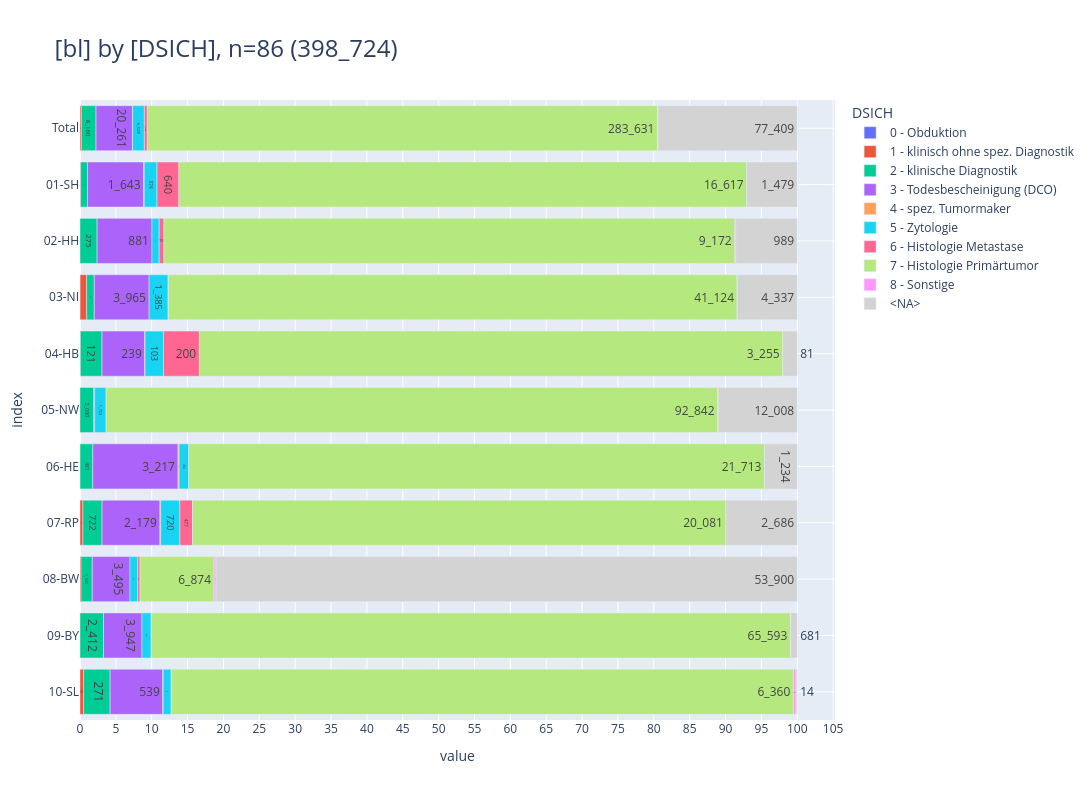

This figure's notebook cell:
### Markdown cell above
<br>

### <a id='toc1_5_3_'></a>[Diagnosesicherung](#toc0_)
- **Filter: DJ = 2023, C44 und D-Diagnosen sind ausgeschlossen**

> 💡 `ZfKD`: _"auffällig ist der hohe Anteil an fehlenden Diagnosesicherungen in `08-BW`"_  
> 💡 `ZfKD`: _"keine DCO Markierungen für Fälle aus `05-NW`"_

### Code cell
_alias = "DSICH"
_df = (
    show_freqs(alias=_alias)
    .merge(dim_dsich_epi, left_on=_alias, right_index=True, how="left")[
        ["kkr", "label", "cnt"]
    ]
    .rename(columns={"kkr": "bl", "label": _alias})
)
_=pls.plot_stacked_bars(
    _df,
    orientation="h",
    normalize=False,
    relative=True,
    dropna=False,
    sort_values_index=False,
    show_total=True,
    height=800,
)

### Figure 1 — Plotly figure (JSON) as saved in the notebook; plotly's stock layout.template omitted (floating-point values rounded to 4 significant figures)
{"data": [{"hovertemplate": "col=0 - Obduktion<br>value=%{x}<br>index=%{y}<br>cnt_str=%{text}<extra></extra>", "legendgroup": "0 - Obduktion", "marker": {"color": "#636EFA", "pattern": {"shape": ""}}, "name": "0 - Obduktion", "orientation": "h", "showlegend": true, "text": ["8", "6", "1", "1"], "textposition": "auto", "type": "bar", "x": [8, 6, 1, 1], "xaxis": "x", "y": [" Total", "03-NI", "06-HE", "09-BY"], "yaxis": "y"}, {"hovertemplate": "col=1 - klinisch ohne spez. Diagnostik<br>value=%{x}<br>index=%{y}<br>cnt_str=%{text}<extra></extra>", "legendgroup": "1 - klinisch ohne spez. Diagnostik", "marker": {"color": "#EF553B", "pattern": {"shape": ""}}, "name": "1 - klinisch ohne spez. Diagnostik", "orientation": "h", "showlegend": true, "text": ["736", "18", "475", "2", "109", "95", "37"], "textposition": "auto", "type": "bar", "x": [736, 18, 475, 2, 109, 95, 37], "xaxis": "x", "y": [" Total", "01-SH", "03-NI", "04-HB", "07-RP", "08-BW", "10-SL"], "yaxis": "y"}, {"hovertemplate": "col=2 - klinische Diagnostik<br>value=%{x}<br>index=%{y}<br>cnt_str=%{text}<extra></extra>", "legendgroup": "2 - klinische Diagnostik", "marker": {"color": "#00CC96", "pattern": {"shape": ""}}, "name": "2 - klinische Diagnostik", "orientation": "h", "showlegend": true, "text": ["8_160", "203", "275", "550", "121", "2_080", "481", "722", "1_045", "2_412", "271"], "textposition": "auto", "type": "bar", "x": [8160, 203, 275, 550, 121, 2080, 481, 722, 1045, 2412, 271], "xaxis": "x", "y": [" Total", "01-SH", "02-HH", "03-NI", "04-HB", "05-NW", "06-HE", "07-RP", "08-BW", "09-BY", "10-SL"], "yaxis": "y"}, {"hovertemplate": "col=3 - Todesbescheinigung (DCO)<br>value=%{x}<br>index=%{y}<br>cnt_str=%{text}<extra></extra>", "legendgroup": "3 - Todesbescheinigung (DCO)", "marker": {"color": "#AB63FA", "pattern": {"shape": ""}}, "name": "3 - Todesbescheinigung (DCO)", "orientation": "h", "showlegend": true, "text": ["20_261", "1_643", "881", "3_965", "239", "156", "3_217", "2_179", "3_495", "3_947", "539"], "textposition": "auto", "type": "bar", "x": [20261, 1643, 881, 3965, 239, 156, 3217, 2179, 3495, 3947, 539], "xaxis": "x", "y": [" Total", "01-SH", "02-HH", "03-NI", "04-HB", "05-NW", "06-HE", "07-RP", "08-BW", "09-BY", "10-SL"], "yaxis": "y"}, {"hovertemplate": "col=4 - spez. Tumormaker<br>value=%{x}<br>index=%{y}<br>cnt_str=%{text}<extra></extra>", "legendgroup": "4 - spez. Tumormaker", "marker": {"color": "#FFA15A", "pattern": {"shape": ""}}, "name": "4 - spez. Tumormaker", "orientation": "h", "showlegend": true, "text": ["87", "16", "1", "38", "29", "3"], "textposition": "auto", "type": "bar", "x": [87, 16, 1, 38, 29, 3], "xaxis": "x", "y": [" Total", "01-SH", "04-HB", "06-HE", "07-RP", "10-SL"], "yaxis": "y"}, {"hovertemplate": "col=5 - Zytologie<br>value=%{x}<br>index=%{y}<br>cnt_str=%{text}<extra></extra>", "legendgroup": "5 - Zytologie", "marker": {"color": "#19D3F3", "pattern": {"shape": ""}}, "name": "5 - Zytologie", "orientation": "h", "showlegend": true, "text": ["6_528", "374", "116", "1_385", "103", "1_723", "364", "720", "721", "941", "81"], "textposition": "auto", "type": "bar", "x": [6528, 374, 116, 1385, 103, 1723, 364, 720, 721, 941, 81], "xaxis": "x", "y": [" Total", "01-SH", "02-HH", "03-NI", "04-HB", "05-NW", "06-HE", "07-RP", "08-BW", "09-BY", "10-SL"], "yaxis": "y"}, {"hovertemplate": "col=6 - Histologie Metastase<br>value=%{x}<br>index=%{y}<br>cnt_str=%{text}<extra></extra>", "legendgroup": "6 - Histologie Metastase", "marker": {"color": "#FF6692", "pattern": {"shape": ""}}, "name": "6 - Histologie Metastase", "orientation": "h", "showlegend": true, "text": ["1_603", "640", "76", "1", "200", "477", "209"], "textposition": "auto", "type": "bar", "x": [1603, 640, 76, 1, 200, 477, 209], "xaxis": "x", "y": [" Total", "01-SH", "02-HH", "03-NI", "04-HB", "07-RP", "08-BW"], "yaxis": "y"}, {"hovertemplate": "col=7 - Histologie Primärtumor<br>value=%{x}<br>index=%{y}<br>cnt_str=%{text}<extra></extra>", "legendgroup": "7 - Histologie Primärtumor", "marker": {"color": "#B6E880", "pattern": {"shape": ""}}, "name": "7 - Histologie Primärtumor", "orientation": "h", "showlegend": true, "text": ["283_631", "16_617", "9_172", "41_124", "3_255", "92_842", "21_713", "20_081", "6_874", "65_593", "6_360"], "textposition": "auto", "type": "bar", "x": [283631, 16617, 9172, 41124, 3255, 92842, 21713, 20081, 6874, 65593, 6360], "xaxis": "x", "y": [" Total", "01-SH", "02-HH", "03-NI", "04-HB", "05-NW", "06-HE", "07-RP", "08-BW", "09-BY", "10-SL"], "yaxis": "y"}, {"hovertemplate": "col=8 - Sonstige<br>value=%{x}<br>index=%{y}<br>cnt_str=%{text}<extra></extra>", "legendgroup": "8 - Sonstige", "marker": {"color": "#FF97FF", "pattern": {"shape": ""}}, "name": "8 - Sonstige", "orientation": "h", "showlegend": true, "text": ["301", "14", "5", "71", "167", "19", "25"], "textposition": "auto", "type": "bar", "x": [301, 14, 5, 71, 167, 19, 25], "xaxis": "x", "y": [" Total", "02-HH", "03-NI", "05-NW", "08-BW", "09-BY", "10-SL"], "yaxis": "y"}, {"hovertemplate": "col=<NA><br>value=%{x}<br>index=%{y}<br>cnt_str=%{text}<extra></extra>", "legendgroup": "<NA>", "marker": {"color": "lightgray", "pattern": {"shape": ""}}, "name": "<NA>", "orientation": "h", "showlegend": true, "text": ["77_409", "1_479", "989", "4_337", "81", "12_008", "1_234", "2_686", "53_900", "681", "14"], "textposition": "auto", "type": "bar", "x": [77409, 1479, 989, 4337, 81, 12008, 1234, 2686, 53900, 681, 14], "xaxis": "x", "y": [" Total", "01-SH", "02-HH", "03-NI", "04-HB", "05-NW", "06-HE", "07-RP", "08-BW", "09-BY", "10-SL"], "yaxis": "y"}], "layout": {"barmode": "relative", "barnorm": "percent", "height": 800, "legend": {"title": {"text": "DSICH"}, "tracegroupgap": 0, "traceorder": "normal"}, "title": {"font": {"size": 24}, "text": "[bl] by [DSICH], n=86 (398_724)", "xanchor": "left", "y": 0.95, "yanchor": "top"}, "width": 1600, "xaxis": {"anchor": "y", "domain": [0, 1], "dtick": 5, "gridwidth": 1, "showgrid": true, "title": {"text": "value"}}, "yaxis": {"anchor": "x", "categoryarray": ["10-SL", "09-BY", "08-BW", "07-RP", "06-HE", "05-NW", "04-HB", "03-NI", "02-HH", "01-SH", " Total"], "categoryorder": "array", "domain": [0, 1], "gridwidth": 1, "showgrid": true, "title": {"text": "index"}}}}
